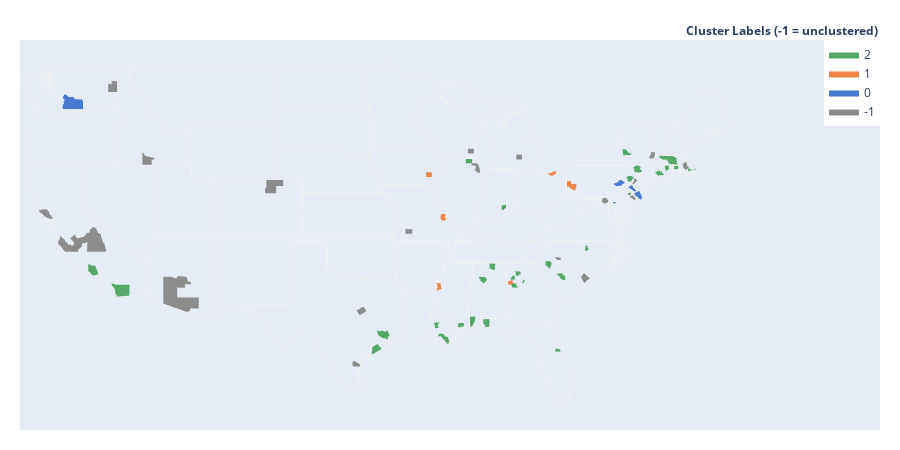

The cell this chart's notebook holds for it:
### Code cell
values_var = [int(i) for i in clusterer_var.labels_]

fig = ff.create_choropleth(fips=correct_fips, values=values_var, legend_title='Cluster Labels (-1 = unclustered)', colorscale = ["#8C8C8C", "#4878D0", '#EE8549', '#55A868'], show_hover=True)
# fig.layout.template = None
fig.show()

### Figure 1 — Plotly figure (JSON) as saved in the notebook; plotly's stock layout.template omitted (floating-point values rounded to 4 significant figures; data arrays with more than 128 entries replaced by an {"elided": "..."} marker saying what was removed)
{"data": [{"fill": "toself", "fillcolor": "#8C8C8C", "hoverinfo": "none", "line": {"color": "rgb(0, 0, 0)", "width": 0}, "mode": "lines", "name": "-1", "type": "scatter", "x": {"elided": "601 float values"}, "y": {"elided": "601 float values"}}, {"fill": "toself", "fillcolor": "#4878D0", "hoverinfo": "none", "line": {"color": "rgb(0, 0, 0)", "width": 0}, "mode": "lines", "name": "0", "type": "scatter", "x": [-76.7, -76.31, -76.28, -76.21, -76.0, -75.76, -75.99, -76.02, -76.42, -76.7, null, -75.06, -74.82, -74.74, -74.71, -74.59, -74.39, -74.4, -74.44, -74.65, -74.67, -74.81, -74.89, -74.93, -75.02, -75.02, -75.06, null, -75.48, -75.2, -75.18, -75.07, -75.06, -74.97, -74.94, -74.72, -74.97, -74.96, -75.48, null, -76.71, -76.53, -76.53, -76.59, -76.53, -76.71, -76.71, null, -121.5, -121.4, -121.4, -121.3, -121.1, -121.0, -120.6, -120.6, -120.5, -120.5, -120.0, -119.9, -119.9, -119.9, -121.5, -121.5, -121.4, -121.5, -121.4, -121.4, -121.4, -121.4, -121.5, null], "y": [40.66, 40.8, 40.88, 40.95, 40.91, 40.74, 40.64, 40.57, 40.5, 40.66, null, 39.99, 40.13, 40.14, 40.18, 40.14, 39.77, 39.57, 39.54, 39.63, 39.68, 39.78, 39.78, 39.89, 39.95, 39.99, 39.99, null, 40.42, 40.61, 40.57, 40.54, 40.42, 40.4, 40.34, 40.15, 40.05, 40.12, 40.42, null, 39.37, 39.37, 39.24, 39.26, 39.21, 39.28, 39.37, null, 46.88, 47.0, 47.08, 47.09, 46.99, 46.91, 46.91, 46.83, 46.82, 46.74, 46.74, 46.67, 46.63, 46.04, 46.04, 46.39, 46.39, 46.52, 46.62, 46.68, 46.71, 46.74, 46.88, null]}, {"fill": "toself", "fillcolor": "#EE8549", "hoverinfo": "none", "line": {"color": "rgb(0, 0, 0)", "width": 0}, "mode": "lines", "name": "1", "type": "scatter", "x": [-80.52, -80.52, -80.16, -80.15, -80.36, -80.52, -80.52, null, -90.77, -90.73, -90.68, -90.65, -90.61, -90.59, -90.41, -90.41, -90.34, -90.37, -90.36, -90.25, -90.42, -90.63, -90.61, -90.68, -90.78, -90.77, null, -91.24, -91.18, -91.22, -90.76, -90.76, -90.72, -90.73, -90.68, -90.7, -90.68, -90.91, -90.91, -91.17, -91.12, -91.2, -91.09, -91.09, -91.04, -91.08, -91.11, -91.14, -91.06, -91.09, -91.11, -91.15, -91.21, -91.13, -91.13, -91.17, -91.18, -91.24, null, -81.97, -81.97, -81.74, -81.49, -81.49, -81.39, -81.39, -81.6, -81.57, -81.88, -81.88, -81.97, -81.97, null, -80.36, -80.15, -80.15, -79.69, -79.69, -79.77, -79.7, -79.71, -79.77, -79.81, -79.78, -79.87, -79.97, -79.91, -80.18, -80.36, null, -85.34, -85.05, -85.05, -84.97, -84.9, -84.91, -84.81, -84.83, -84.81, -84.94, -84.98, -85.02, -85.29, -85.34, null, -91.95, -91.95, -91.52, -91.48, -91.49, -91.95, -91.95, null], "y": [40.59, 40.85, 40.86, 40.61, 40.48, 40.48, 40.59, null, 38.24, 38.48, 38.45, 38.49, 38.47, 38.5, 38.5, 38.45, 38.45, 38.32, 38.22, 38.11, 38.04, 38.01, 38.07, 38.09, 38.2, 38.24, null, 33.44, 33.5, 33.53, 33.53, 33.27, 33.27, 33.23, 33.2, 33.13, 33.1, 33.1, 33.01, 33.01, 33.06, 33.13, 33.14, 33.22, 33.27, 33.28, 33.24, 33.35, 33.45, 33.45, 33.4, 33.38, 33.41, 33.43, 33.47, 33.5, 33.44, 33.44, null, 41.38, 41.51, 41.49, 41.63, 41.57, 41.57, 41.35, 41.35, 41.28, 41.28, 41.35, 41.35, 41.38, null, 40.48, 40.61, 40.67, 40.67, 40.64, 40.57, 40.53, 40.43, 40.38, 40.24, 40.23, 40.2, 40.23, 40.25, 40.33, 40.48, null, 33.65, 33.71, 33.81, 33.8, 33.78, 33.57, 33.57, 33.55, 33.52, 33.44, 33.46, 33.43, 33.43, 33.65, null, 41.35, 41.51, 41.51, 41.43, 41.16, 41.16, 41.35, null]}, {"fill": "toself", "fillcolor": "#55A868", "hoverinfo": "none", "line": {"color": "rgb(0, 0, 0)", "width": 0}, "mode": "lines", "name": "2", "type": "scatter", "x": {"elided": "649 float values"}, "y": {"elided": "649 float values"}}, {"hoverinfo": "text", "legendgroup": "centroids", "marker": {"color": "white", "opacity": 0}, "mode": "markers", "name": "US Counties", "selected": {"marker": {"color": "white", "opacity": 1, "size": 3}}, "showlegend": false, "text": ["County: Weld<br>State: Colorado<br>FIPS: 08123<br>Value: -1", "County: Weld<br>State: Colorado<br>FIPS: 08123<br>Value: -1", "County: Lafourche<br>State: Louisiana<br>FIPS: 22057<br>Value: 2", "County: Lafourche<br>State: Louisiana<br>FIPS: 22057<br>Value: 2", "County: Lafourche<br>State: Louisiana<br>FIPS: 22057<br>Value: 2", "County: Lafourche<br>State: Louisiana<br>FIPS: 22057<br>Value: 2", "County: Lafourche<br>State: Louisiana<br>FIPS: 22057<br>Value: 2", "County: Lafourche<br>State: Louisiana<br>FIPS: 22057<br>Value: 2", "County: Ventura<br>State: California<br>FIPS: 06111<br>Value: 2", "County: Ventura<br>State: California<br>FIPS: 06111<br>Value: 2", "County: Ventura<br>State: California<br>FIPS: 06111<br>Value: 2", "County: Harrison<br>State: Mississippi<br>FIPS: 28047<br>Value: 2", "County: Harrison<br>State: Mississippi<br>FIPS: 28047<br>Value: 2", "County: Harrison<br>State: Mississippi<br>FIPS: 28047<br>Value: 2", "County: Harrison<br>State: Mississippi<br>FIPS: 28047<br>Value: 2", "County: Harrison<br>State: Mississippi<br>FIPS: 28047<br>Value: 2", "County: Nueces<br>State: Texas<br>FIPS: 48355<br>Value: -1", "County: Nueces<br>State: Texas<br>FIPS: 48355<br>Value: -1", "County: Nueces<br>State: Texas<br>FIPS: 48355<br>Value: -1", "County: Nueces<br>State: Texas<br>FIPS: 48355<br>Value: -1", "County: Nueces<br>State: Texas<br>FIPS: 48355<br>Value: -1", "County: Nueces<br>State: Texas<br>FIPS: 48355<br>Value: -1", "County: Nueces<br>State: Texas<br>FIPS: 48355<br>Value: -1", "County: Nueces<br>State: Texas<br>FIPS: 48355<br>Value: -1", "County: Nueces<br>State: Texas<br>FIPS: 48355<br>Value: -1", "County: Nueces<br>State: Texas<br>FIPS: 48355<br>Value: -1", "County: Nueces<br>State: Texas<br>FIPS: 48355<br>Value: -1", "County: Nueces<br>State: Texas<br>FIPS: 48355<br>Value: -1", "County: Nueces<br>State: Texas<br>FIPS: 48355<br>Value: -1", "County: Nueces<br>State: Texas<br>FIPS: 48355<br>Value: -1", "County: Nueces<br>State: Texas<br>FIPS: 48355<br>Value: -1", "County: Nueces<br>State: Texas<br>FIPS: 48355<br>Value: -1", "County: Nueces<br>State: Texas<br>FIPS: 48355<br>Value: -1", "County: Nueces<br>State: Texas<br>FIPS: 48355<br>Value: -1", "County: Nueces<br>State: Texas<br>FIPS: 48355<br>Value: -1", "County: Nueces<br>State: Texas<br>FIPS: 48355<br>Value: -1", "County: Nueces<br>State: Texas<br>FIPS: 48355<br>Value: -1", "County: Nueces<br>State: Texas<br>FIPS: 48355<br>Value: -1", "County: Nueces<br>State: Texas<br>FIPS: 48355<br>Value: -1", "County: Nueces<br>State: Texas<br>FIPS: 48355<br>Value: -1", "County: Nueces<br>State: Texas<br>FIPS: 48355<br>Value: -1", "County: Nueces<br>State: Texas<br>FIPS: 48355<br>Value: -1", "County: New Haven<br>State: Connecticut<br>FIPS: 09009<br>Value: 2", "County: New Haven<br>State: Connecticut<br>FIPS: 09009<br>Value: 2", "County: Plymouth<br>State: Massachusetts<br>FIPS: 25023<br>Value: -1", "County: Plymouth<br>State: Massachusetts<br>FIPS: 25023<br>Value: -1", "County: Plymouth<br>State: Massachusetts<br>FIPS: 25023<br>Value: -1", "County: Plymouth<br>State: Massachusetts<br>FIPS: 25023<br>Value: -1", "County: Plymouth<br>State: Massachusetts<br>FIPS: 25023<br>Value: -1", "County: Plymouth<br>State: Massachusetts<br>FIPS: 25023<br>Value: -1", "County: Plymouth<br>State: Massachusetts<br>FIPS: 25023<br>Value: -1", "County: Harris<br>State: Texas<br>FIPS: 48201<br>Value: 2", "County: Harris<br>State: Texas<br>FIPS: 48201<br>Value: 2", "County: Harris<br>State: Texas<br>FIPS: 48201<br>Value: 2", "County: Mobile<br>State: Alabama<br>FIPS: 01097<br>Value: 2", "County: Mobile<br>State: Alabama<br>FIPS: 01097<br>Value: 2", "County: Mobile<br>State: Alabama<br>FIPS: 01097<br>Value: 2", "County: Mobile<br>State: Alabama<br>FIPS: 01097<br>Value: 2", "County: Mobile<br>State: Alabama<br>FIPS: 01097<br>Value: 2", "County: Mobile<br>State: Alabama<br>FIPS: 01097<br>Value: 2", "County: Mobile<br>State: Alabama<br>FIPS: 01097<br>Value: 2", "County: San Diego<br>State: California<br>FIPS: 06073<br>Value: 2", "County: Gloucester<br>State: New Jersey<br>FIPS: 34015<br>Value: -1", "County: Ingham<br>State: Michigan<br>FIPS: 26065<br>Value: -1", "County: Greene<br>State: Missouri<br>FIPS: 29077<br>Value: -1", "County: Beaver<br>State: Pennsylvania<br>FIPS: 42007<br>Value: 1", "County: Waukesha<br>State: Wisconsin<br>FIPS: 55133<br>Value: -1", "County: Sonoma<br>State: California<br>FIPS: 06097<br>Value: -1", "County: Cherokee<br>State: Georgia<br>FIPS: 13057<br>Value: 2", "County: Worcester<br>State: Massachusetts<br>FIPS: 25027<br>Value: 2", "County: Monroe<br>State: Pennsylvania<br>FIPS: 42089<br>Value: 2", "County: Twin Falls<br>State: Idaho<br>FIPS: 16083<br>Value: -1", "County: Franklin<br>State: Massachusetts<br>FIPS: 25011<br>Value: 2", "County: McLennan<br>State: Texas<br>FIPS: 48309<br>Value: -1", "County: Matagorda<br>State: Texas<br>FIPS: 48321<br>Value: 2", "County: Cook<br>State: Illinois<br>FIPS: 17031<br>Value: -1", "County: Madison<br>State: Alabama<br>FIPS: 01089<br>Value: 2", "County: Tolland<br>State: Connecticut<br>FIPS: 09013<br>Value: 2", "County: Frederick<br>State: Maryland<br>FIPS: 24021<br>Value: -1", "County: Jefferson<br>State: Missouri<br>FIPS: 29099<br>Value: 1", "County: Madison<br>State: New York<br>FIPS: 36053<br>Value: 2", "County: Santa Rosa<br>State: Florida<br>FIPS: 12113<br>Value: 2", "County: Seminole<br>State: Florida<br>FIPS: 12117<br>Value: 2", "County: Spartanburg<br>State: South Carolina<br>FIPS: 45083<br>Value: 2", "County: Fresno<br>State: California<br>FIPS: 06019<br>Value: -1", "County: Spokane<br>State: Washington<br>FIPS: 53063<br>Value: -1", "County: East Baton Rouge<br>State: Louisiana<br>FIPS: 22033<br>Value: 2", "County: Washington<br>State: Mississippi<br>FIPS: 28151<br>Value: 1", "County: Coweta<br>State: Georgia<br>FIPS: 13077<br>Value: 2", "County: McHenry<br>State: Illinois<br>FIPS: 17111<br>Value: 2", "County: Cuyahoga<br>State: Ohio<br>FIPS: 39035<br>Value: 1", "County: Delaware<br>State: Pennsylvania<br>FIPS: 42045<br>Value: 2", "County: Paulding<br>State: Georgia<br>FIPS: 13223<br>Value: 2", "County: Rensselaer<br>State: New York<br>FIPS: 36083<br>Value: -1", "County: Sullivan<br>State: New York<br>FIPS: 36105<br>Value: 2", "County: Gaston<br>State: North Carolina<br>FIPS: 37071<br>Value: -1", "County: Allegheny<br>State: Pennsylvania<br>FIPS: 42003<br>Value: 1", "County: Carroll<br>State: Georgia<br>FIPS: 13045<br>Value: 1", "County: Washington<br>State: Iowa<br>FIPS: 19183<br>Value: 1", "County: Warren<br>State: New Jersey<br>FIPS: 34041<br>Value: -1", "County: Schuylkill<br>State: Pennsylvania<br>FIPS: 42107<br>Value: 0", "County: Durham<br>State: North Carolina<br>FIPS: 37063<br>Value: 2", "County: Horry<br>State: South Carolina<br>FIPS: 45051<br>Value: -1", "County: Burlington<br>State: New Jersey<br>FIPS: 34005<br>Value: 0", "County: Bucks<br>State: Pennsylvania<br>FIPS: 42017<br>Value: 0", "County: Walker<br>State: Alabama<br>FIPS: 01127<br>Value: 2", "County: Rockdale<br>State: Georgia<br>FIPS: 13247<br>Value: 2", "County: Jennings<br>State: Indiana<br>FIPS: 18079<br>Value: 2", "County: Richland<br>State: South Carolina<br>FIPS: 45079<br>Value: 2", "County: Baltimore<br>State: Maryland<br>FIPS: 24510<br>Value: 0", "County: Pima<br>State: Arizona<br>FIPS: 04019<br>Value: -1", "County: Tulare<br>State: California<br>FIPS: 06107<br>Value: -1", "County: Maricopa<br>State: Arizona<br>FIPS: 04013<br>Value: -1", "County: Yakima<br>State: Washington<br>FIPS: 53077<br>Value: 0", "County: Monterey<br>State: California<br>FIPS: 06053<br>Value: -1", "County: Barnstable<br>State: Massachusetts<br>FIPS: 25001<br>Value: 2", "County: Providence<br>State: Rhode Island<br>FIPS: 44007<br>Value: 2"], "type": "scatter", "unselected": {"marker": {"opacity": 0}}, "x": [[-105.0], [-104.4], [-90.32], [-90.34], [-90.35], [-90.35], [-90.41], [-90.43], [-119.4], [-119.1], [-119.5], [-88.84], [-88.89], [-88.97], [-89.1], [-89.12], [-97.08], [-97.1], [-97.12], [-97.09], [-97.12], [-97.13], [-97.14], [-97.14], [-97.14], [-97.15], [-97.15], [-97.17], [-97.18], [-97.21], [-97.21], [-97.22], [-97.24], [-97.23], [-97.16], [-97.25], [-97.31], [-97.33], [-97.36], [-97.36], [-97.45], [-97.65], [-72.75], [-72.93], [-70.88], [-70.89], [-70.89], [-70.9], [-70.9], [-70.94], [-70.81], [-94.97], [-94.98], [-95.39], [-88.04], [-88.21], [-88.22], [-88.26], [-88.14], [-88.34], [-88.21], -116.7, -75.14, -84.37, -93.34, -80.35, -88.3, -122.9, -84.48, -71.91, -75.34, -114.7, -72.59, -97.2, -96.01, -87.82, -86.55, -72.34, -77.4, -90.54, -75.67, -87.02, -81.24, -81.99, -119.6, -117.4, -91.1, -90.95, -84.76, -88.45, -81.66, -75.4, -84.87, -73.51, -74.77, -81.18, -79.98, -85.08, -91.72, -75.0, -76.22, -78.88, -79.0, -74.67, -75.11, -87.3, -84.03, -85.63, -80.9, -76.61, -111.8, -118.8, -112.5, -120.7, -121.2, -70.29, -71.58], "y": [[40.03], [40.55], [29.07], [29.18], [29.1], [29.12], [29.21], [29.57], [34.01], [34.47], [33.25], [30.37], [30.24], [30.21], [30.23], [30.51], [27.92], [27.9], [27.91], [27.86], [27.89], [27.9], [27.9], [27.85], [27.89], [27.88], [27.82], [27.76], [27.82], [27.82], [27.81], [27.85], [27.83], [27.67], [27.72], [27.86], [27.87], [27.87], [27.85], [27.88], [27.87], [27.72], [41.25], [41.41], [42.34], [42.34], [42.33], [42.34], [42.33], [42.29], [41.95], [29.68], [29.69], [29.86], [30.51], [30.32], [30.32], [30.34], [30.25], [30.39], [30.79], 33.03, 39.72, 42.6, 37.26, 40.68, 43.02, 38.53, 34.24, 42.35, 41.06, 42.36, 42.58, 31.55, 28.82, 41.84, 34.76, 41.86, 39.47, 38.26, 42.91, 30.7, 28.72, 34.93, 36.76, 47.62, 30.54, 33.28, 33.35, 42.32, 41.42, 39.92, 33.92, 42.71, 41.72, 35.29, 40.47, 33.58, 41.34, 40.86, 40.71, 36.04, 33.92, 39.88, 40.34, 33.8, 33.65, 39.0, 34.02, 39.31, 32.1, 36.22, 33.35, 46.46, 36.22, 41.72, 41.87]}, {"hoverinfo": "text", "legendgroup": "States", "line": {"color": "rgb(240, 240, 240)", "width": 1}, "mode": "lines", "showlegend": false, "type": "scatter", "x": {"elided": "10570 float values"}, "y": {"elided": "10570 float values"}}], "layout": {"annotations": [{"showarrow": false, "text": "<b>Cluster Labels (-1 = unclustered)</b>", "x": 1, "xanchor": "right", "xref": "paper", "y": 1.05, "yref": "paper"}], "dragmode": "select", "height": 450, "hovermode": "closest", "legend": {"traceorder": "reversed", "x": 1, "xanchor": "right", "y": 1, "yanchor": "top"}, "margin": {"b": 20, "l": 20, "r": 20, "t": 40}, "width": 900, "xaxis": {"autorange": false, "fixedrange": true, "range": [-125, -55], "showgrid": false, "showticklabels": false, "zeroline": false}, "yaxis": {"autorange": false, "fixedrange": true, "range": [23, 51], "showgrid": false, "showticklabels": false, "zeroline": false}}}
